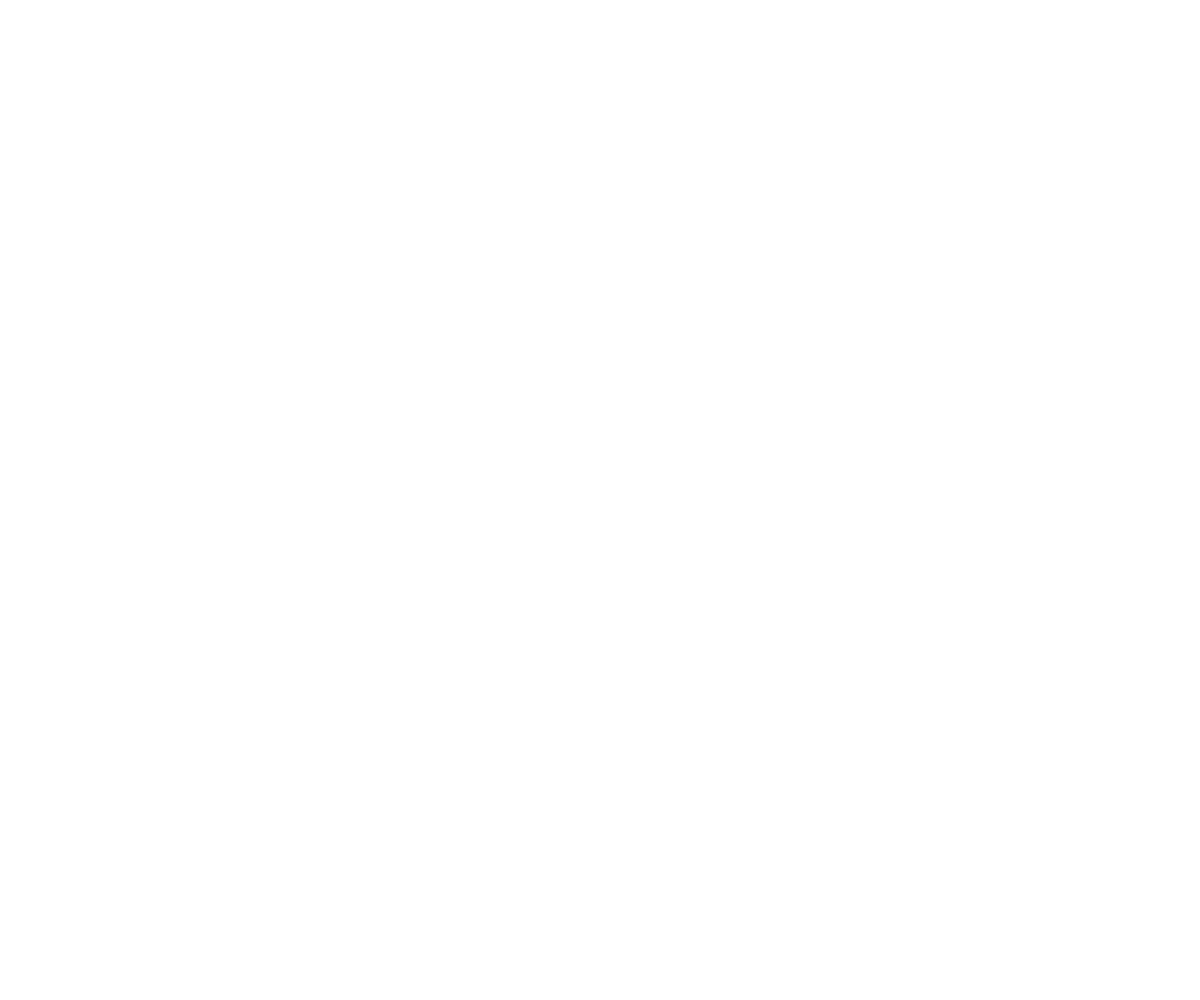
Frame 1 (no input)
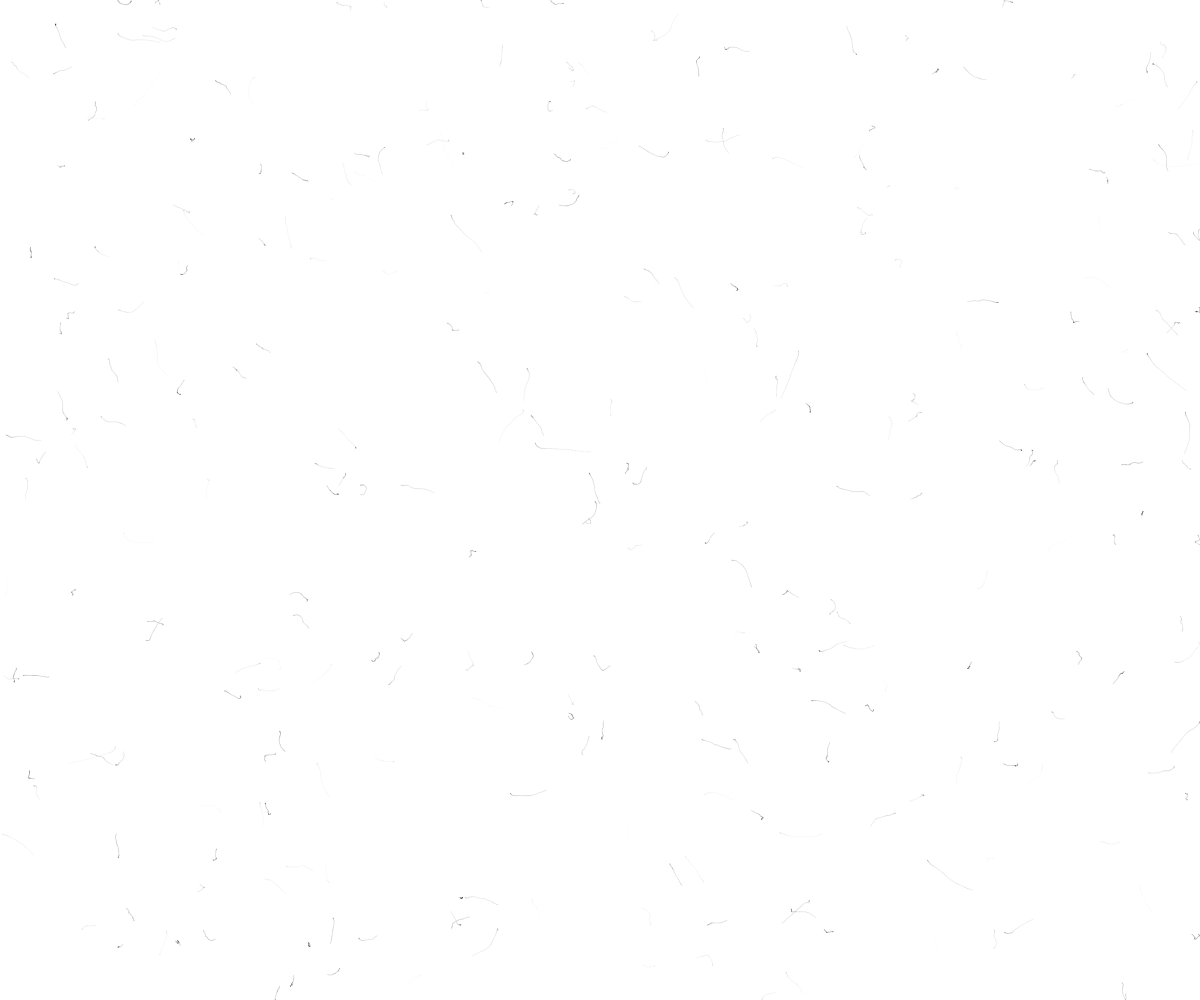
Frame 60 (no input)
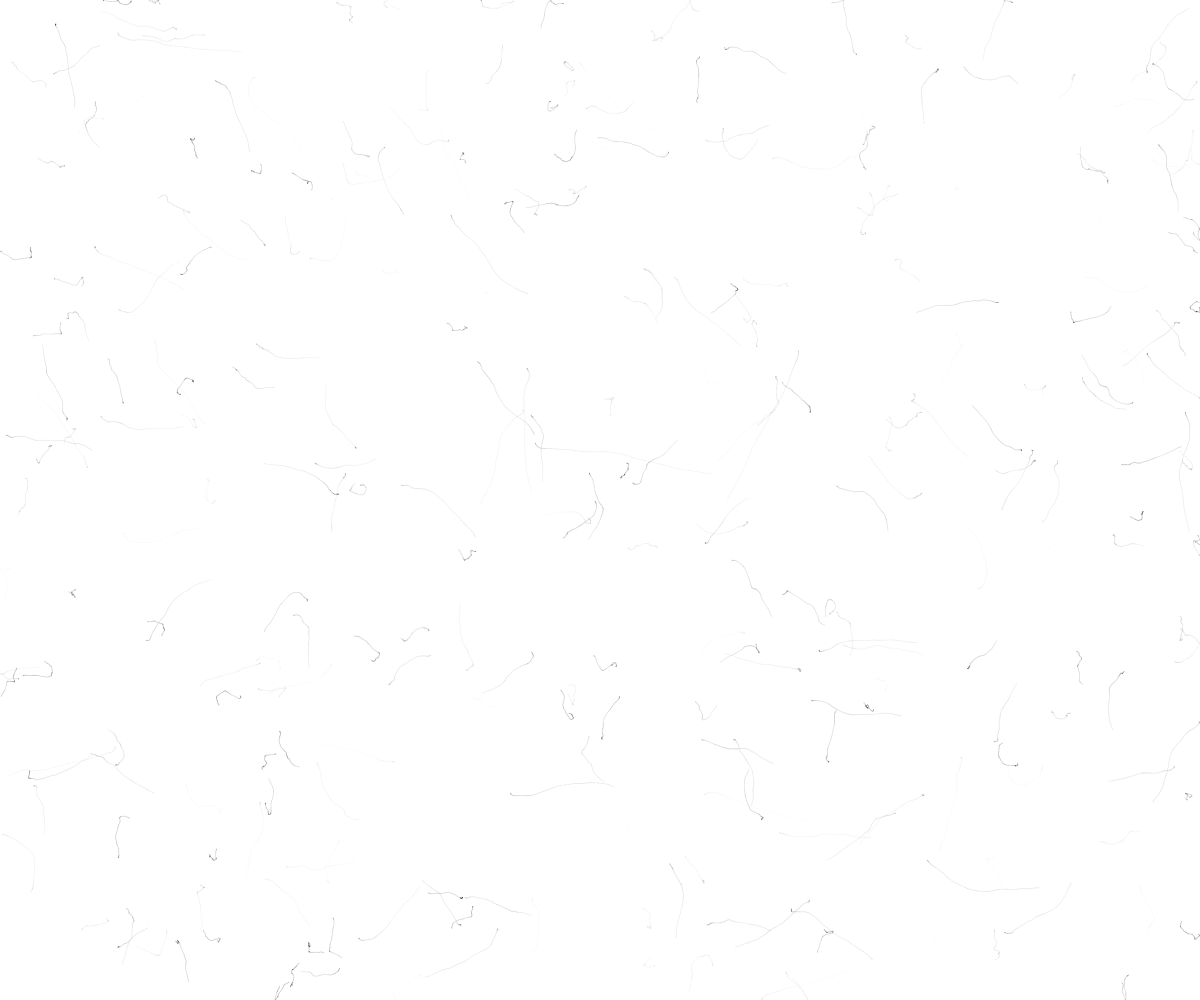
Frame 120 (the mouse pressed at the canvas centre since frame 60)

The p5.js sketch that drew these frames (run headless with seeded random() and noise() and a simulated clock; from frame 60 on, the mouse is pressed at the canvas centre):

// p5.js sketch
// ── sketch.js
var w;
var bMultiplier = 0.6;
var bug = [];

function setup() {
  createCanvas(windowWidth,windowHeight);
  w = new Walker();
  c = new Walker();
  for (var i=0; i<300; i++) {
    bug.push(new Walker());
  }
  noStroke();
}

function draw() {
  for (var i=0; i<bug.length; i++) {
    bug[i].update();
    bug[i].display();
  }
  w.update();
  w.display();
}

function Walker() {
  var xoff = 1;
  var yoff = 1;
  // this.diameter = random(10,40);
  this.diameter = 1;
  this.x = noise(xoff) * width;
  this.y = noise(yoff) * height;
  this.pos = createVector (width / 2, height / 2);
  this.pos = createVector (random (0,width), random(0,height));
  this.vel = createVector(noise(xoff) * width,noise(yoff) * height);
  this.vel.mult(0.0001);
  this.col = random(0,255);
  
  var maxX = width;
  var maxY = height;
  var minPos = this.diameter/2;
  
  this.update = function (){
  var distance = dist(mouseX,mouseY,this.pos.x,this.pos.y);
  this.acc = p5.Vector.fromAngle(random(TWO_PI));
  
  if (shouldMove(this.pos, this.vel, minPos, maxX, maxY)) {
    this.pos.x = constrain(this.pos.x + this.vel.x, minPos, maxX);
    this.pos.y = constrain(this.pos.y + this.vel.y, minPos, maxY);
  } else {
    // shouldn't move!
    reverseVector(this.vel);
    this.vel.sub(this.acc)
    this.vel.mult(0.2);
  }
  
  this.acc.setMag(0.04);
  this.vel.add(this.acc);
  this.pos.add(this.vel);
  // this.acc.setMag(random(0.001,0.4));
  }
  
  this.display = function () {
    fill(this.col,30);
    // stroke(135,186,141);
    ellipse(this.pos.x, this.pos.y, this.diameter, this.diameter);
  }
}

function shouldMove(currentPosition, currentVelocity, min, maxX, maxY) {
  var nextX = currentPosition.x + currentVelocity.x;
  var nextY = currentPosition.y + currentVelocity.y;
  
  if (nextX > maxX || nextX < min || nextY > maxY || nextY < min) {
    return false;
  }
  return true;
}

function reverseVector (vector) {
  vector.x = vector.x * -1;
  vector.y = vector.y * -1;
  return vector;
}
